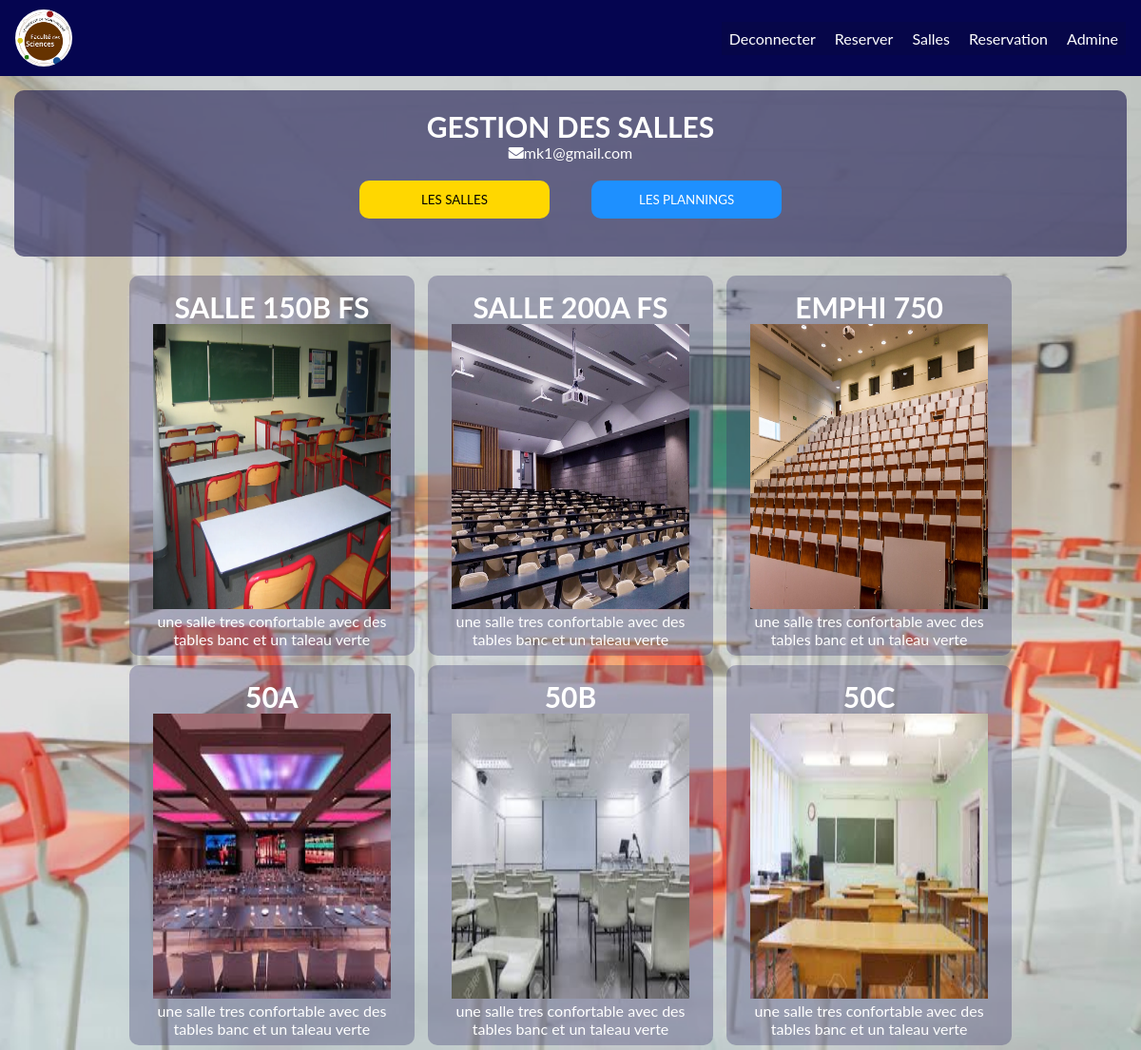
The app's page /salles.php (signed in) with its own data.
### tables this page shows
CREATE TABLE `salle` (
  `ids` int(11) NOT NULL,
  `noms` varchar(50) NOT NULL,
  `capacite` int(8) NOT NULL,
  `disponible` tinyint(1) NOT NULL DEFAULT 0,
  `inage` varchar(50) NOT NULL
);

### classes/Salle.php (called while the page is built, shortened)
<?php
class Salle {
    public function afficheSalle($pdo){
        $requete = $pdo->query("SELECT * FROM salle");
        $salle = $requete->fetchAll();
        if($salle){
            return $salle;
        }else{
            return false;
        }
    }
    public function afficheSalleDispo($pdo){
        $requete = $pdo->query("SELECT * FROM salle WHERE disponible = '1'");
        $salle = $requete->fetchAll();
        if($salle){
            return $salle;
        }else{
            return false;
        }
    }
}
?>

### salles.php (the view, shortened to what this page needs)
<?php
include "html/header.php";
include "html/navder.php";
include "classes/Salle.php";
include "connexion/connexion.php";
$salle = new Salle();
$toute = $salle->afficheSalle($db);
$dispo = $salle->afficheSalleDispo($db);
?>
<div class="accueil">
        <h1 class="accueil-titre">GESTION DES SALLES</h1>
        <P><a href="#"><i class="fas fa-envelope icon"></i><?=$_SESSION["personnelle"]["mail"]?></a> </P>
        <div class="buttons">
            <button class="buttonsalle">LES SALLES</button>
            <button class="buttonplanning"><a href="lereservation.php">LES PLANNINGS</a></button>
        </div>
</div>
<div class="contenu">
    <div class="images">
    <?php foreach($dispo as $dispos) : ?>
            <div class="image">
                <h1 class="accueil-titre"><?=$dispos["noms"]?></h1>
                <img src="image/<?=$dispos["inage"]?>" alt="">
                <p>une salle tres confortable avec des tables banc et un taleau verte</p>
            </div>
    <?php endforeach;?>
    </div>
</div>
<?php
include "html/fooder.php";
?>

### css/style.css (style rules this page uses)
* { top: 0; margin: 0; padding: 0; box-sizing: border-box; text-decoration: none; list-style: none; scroll-behavior: smooth; font-family: "Lato", sans-serif; }
body { background-image: url(../image/font.jpg); background-position: center; background-size: cover; }
.accueil-titre { color: white; font-size: 30px; }
p { color: white; }
a { color: white; padding: 20px 4px; }
.images { text-align: center; }
img { height: 300px; width: 250px; }
.buttonsalle, .buttonplanning { padding: 12px; margin: 20px; text-align: center; width: 200px; border-radius: 10px; border: none; }
.buttonsalle { background-color: gold; }
.buttonplanning { background-color: dodgerblue; }
.accueil { background-color: rgba(17, 14, 73, 0.568); text-align: center; padding: 20px; margin: 15px; border-radius: 10px; }

### css/cssim.css (style rules this page uses)
.image { width: 300px; height: 400px; display: inline-block; border-radius: 10px; padding: 15px 25px; box-sizing: border-box; cursor: pointer; margin: 5px 5px; background-color: rgba(61, 58, 110, 0.336); background-position: center; background-size: cover; }
h1 { text-align: center; font-size: 16px; color: navy; }

### records on screen
salle: noms "SALLE 150B FS", inage (picture)
salle: noms "SALLE 200A FS", inage (picture)
salle: noms "EMPHI 750", inage (picture)
salle: noms "50A", inage (picture)
salle: noms "50B", inage (picture)
salle: noms "50C", inage (picture)

### other values on screen
$_SESSION["personnelle"]["mail"] "mk1@gmail.com"
